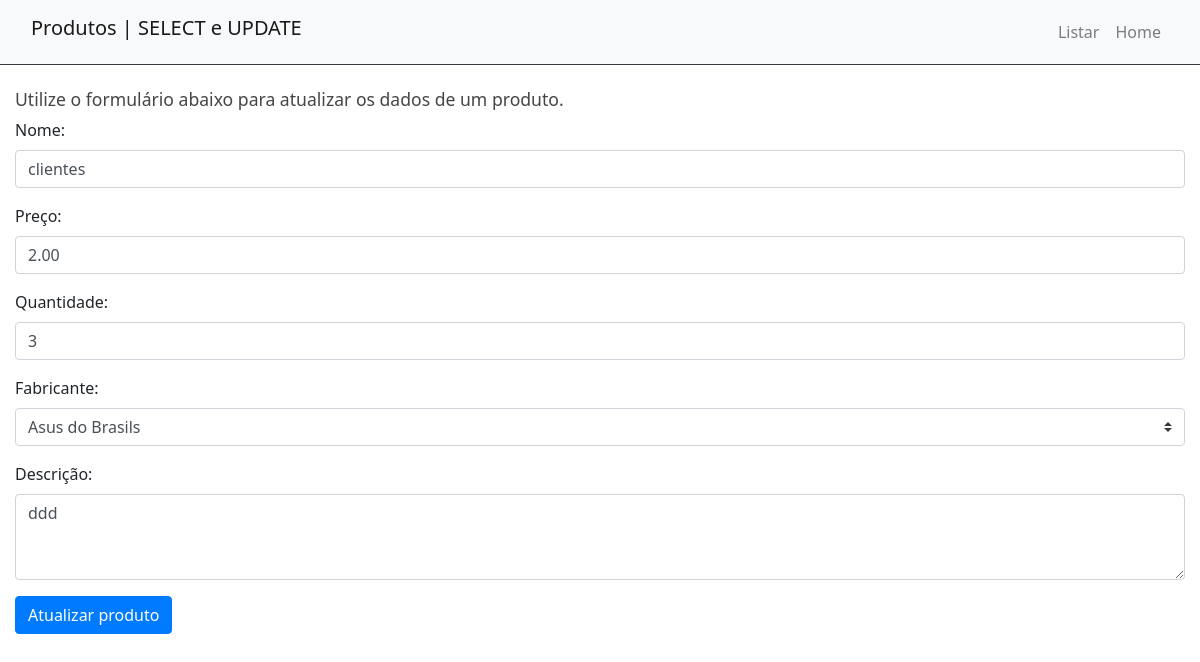
The page /admin/produtos/atualizar.php?id=24 (signed in) on the database its author committed.
### tables this page shows
CREATE TABLE `produtos` (
  `id` smallint(6) NOT NULL,
  `nome` varchar(80) NOT NULL,
  `preco` decimal(7,2) NOT NULL,
  `quantidade` tinyint(4) NOT NULL,
  `descricao` text NOT NULL,
  `fabricante_id` smallint(6) NOT NULL
);

CREATE TABLE `fabricantes` (
  `id` smallint(6) NOT NULL,
  `nome` varchar(45) NOT NULL
);

### src/Banco.php (called while the page is built)
<?php
abstract class Banco {
    private static PDO $conexao;
    public static function conecta():PDO{
        $servidor = "localhost";
        $usuario = "root";
        $senha = "";
        $banco = "exemplo_vendas";
        try {
            self::$conexao = new PDO(
                "mysql:host=$servidor; dbname=$banco; charset=utf8",
                $usuario,
                $senha
            );
            self::$conexao->setAttribute(
                PDO::ATTR_ERRMODE, PDO::ERRMODE_EXCEPTION
            );
        } catch(Exception $erro){
            die("Erro: ". $erro->getMessage());
        }
        return self::$conexao;
    }
}

### src/Produto.php (called while the page is built, shortened)
<?php
require_once "Banco.php";
class Produto {
    private int $id;
    private PDO $conexao;
    public function __construct(){
        $this->conexao = Banco::conecta();
    }
    public function lerUmProduto(){
        $sql = "SELECT * FROM produtos WHERE id = :id";
        try {
            $consulta = $this->conexao->prepare($sql);
            $consulta->bindParam(":id", $this->id, PDO::PARAM_INT);
            $consulta->execute();
            $resultado = $consulta->fetch(PDO::FETCH_ASSOC);
        } catch (Exception $erro) {
            die( "Erro: " .$erro->getMessage());
        }
        return $resultado;
    }
    public function setId(int $id) {
        $this->id = filter_var($id, FILTER_SANITIZE_NUMBER_INT);
    }
}

### src/Fabricante.php (called while the page is built, shortened)
<?php
require_once "Banco.php";
class Fabricante {
    private PDO $conexao;
    public function __construct(){
        $this->conexao = Banco::conecta();
    }
    public function lerFabricantes():array {
        $sql = "SELECT * FROM fabricantes ORDER BY nome";
        try {
            $consulta = $this->conexao->prepare($sql);
            $consulta->execute();
            $resultado = $consulta->fetchAll(PDO::FETCH_ASSOC);
        } catch(Exception $erro){
            die("Erro: ".$erro->getMessage());
        }
        return $resultado;
    }
}

### admin/produtos/atualizar.php (the view, shortened to what this page needs)
<?php
require_once "../../src/Produto.php";
require_once "../../src/Fabricante.php";
$produto = new Produto;
$fabricante = new Fabricante;
$listaDeFabricantes = $fabricante->lerFabricantes();
$produto->setId($_GET['id']);
$dados = $produto->lerUmProduto();
?>
<!DOCTYPE html>
<html lang="pt-br">
<head>
<link rel="stylesheet" href="https://cdn.jsdelivr.net/npm/bootstrap@4.6.0/dist/css/bootstrap.min.css">
<link href="../../css/style.css" rel="stylesheet">
</head>
<body>
<header class="sticky-top border-bottom border-dark">
  <nav class="navbar navbar-expand-lg navbar-light bg-light">
    <div class="container">
      <h1 class="navbar-brand">Produtos | SELECT e UPDATE </h1>
      <div class="collapse navbar-collapse" id="navbarNav">
        <ul class="navbar-nav ml-auto">
          <li class="nav-item">
              <a href="listar.php" class="nav-link">Listar</a>
          </li>
          <li class="nav-item">
            <a class="nav-link" href="../index.php">Home</a>
          </li>
        </ul>
      </div>
    </div>
  </nav>
</header>
<div class="container my-4">
    <h2>Utilize o formulário abaixo para atualizar os dados de um produto.</h2>
    <form action="#" method="post">
        <p class="form-group">
            <label class="form-label" for="nome">Nome:</label>
	        <input class="form-control" value="<?=$dados['nome']?>" type="text" name="nome" id="nome" required>
        </p>
        <p class="form-group">
            <label class="form-label" for="preco">Preço:</label>
	        <input class="form-control" value="<?=$dados['preco']?>" type="number" name="preco" id="preco" min="0" max="15000" step="0.01" required>
        </p>
        <p class="form-group">
            <label class="form-label" for="quantidade">Quantidade:</label>
	        <input class="form-control" value="<?=$dados['quantidade']?>" type="number" name="quantidade" id="quantidade" min="0" max="100" step="1" required>
        </p>
        <p class="form-group">
            <label class="form-label" for="fabricante">Fabricante:</label>
            <select class="custom-select" name="fabricante" id="fabricante" required>
            <?php foreach($listaDeFabricantes as $dadosFabricante) { ?>
                <option
                <?php if( $dadosFabricante['id'] == $dados['fabricante_id'] ) echo "selected"; ?>
                value="<?=$dadosFabricante['id']?>">
                    <?=$dadosFabricante['nome']?>
                </option>
            <?php } ?>
            </select>
        </p>
	    <p class="form-group">
            <label class="form-label" for="descricao">Descrição:</label>
	        <textarea class="form-control" name="descricao" id="descricao" rows="3" cols="40" maxlength="500" required><?=$dados['descricao']?></textarea>
        </p>
        <button class="btn btn-primary" name="atualizar">Atualizar produto</button>
	</form>
</div>
</body>
</html>

### css/style.css (style rules this page uses)
html { font-size: 16px; }
body { font-family: "Segoe UI", Arial, sans-serif; }
.container { max-width: 1200px; width: 100%; margin: auto; }
h2 { font-size: 1.1rem; color: #454545; }
a { text-decoration: none; color: blue; }

### rows shown on the page
produtos: nome "clientes", preco "2.00", quantidade "3", fabricante "Asus do Brasils", descricao "ddd"
